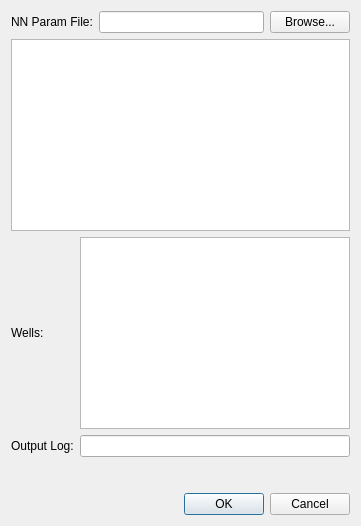
<?xml version="1.0" encoding="UTF-8"?>
<ui version="4.0">
 <class>NNLogInterpolationDialog</class>
 <widget class="QDialog" name="NNLogInterpolationDialog">
  <property name="geometry">
   <rect>
    <x>0</x>
    <y>0</y>
    <width>361</width>
    <height>526</height>
   </rect>
  </property>
  <property name="windowTitle">
   <string>Dialog</string>
  </property>
  <layout class="QVBoxLayout" name="verticalLayout">
   <item>
    <layout class="QHBoxLayout" name="horizontalLayout">
     <item>
      <widget class="QLabel" name="label_2">
       <property name="text">
        <string>NN Param File:</string>
       </property>
      </widget>
     </item>
     <item>
      <widget class="QLineEdit" name="leInputFile"/>
     </item>
     <item>
      <widget class="QPushButton" name="pbBrowse">
       <property name="text">
        <string>Browse...</string>
       </property>
      </widget>
     </item>
    </layout>
   </item>
   <item>
    <widget class="QPlainTextEdit" name="teInfo">
     <property name="readOnly">
      <bool>true</bool>
     </property>
    </widget>
   </item>
   <item>
    <layout class="QGridLayout" name="gridLayout">
     <item row="0" column="1">
      <widget class="QListWidget" name="lwWells">
       <property name="selectionMode">
        <enum>QAbstractItemView::ExtendedSelection</enum>
       </property>
      </widget>
     </item>
     <item row="1" column="1">
      <widget class="QLineEdit" name="leOutput"/>
     </item>
     <item row="0" column="0">
      <widget class="QLabel" name="label">
       <property name="text">
        <string>Wells:</string>
       </property>
      </widget>
     </item>
     <item row="1" column="0">
      <widget class="QLabel" name="label_4">
       <property name="text">
        <string>Output Log:</string>
       </property>
      </widget>
     </item>
    </layout>
   </item>
   <item>
    <spacer name="verticalSpacer">
     <property name="orientation">
      <enum>Qt::Vertical</enum>
     </property>
     <property name="sizeHint" stdset="0">
      <size>
       <width>20</width>
       <height>6</height>
      </size>
     </property>
    </spacer>
   </item>
   <item>
    <widget class="QDialogButtonBox" name="buttonBox">
     <property name="orientation">
      <enum>Qt::Horizontal</enum>
     </property>
     <property name="standardButtons">
      <set>QDialogButtonBox::Cancel|QDialogButtonBox::Ok</set>
     </property>
    </widget>
   </item>
  </layout>
 </widget>
 <resources/>
 <connections>
  <connection>
   <sender>buttonBox</sender>
   <signal>accepted()</signal>
   <receiver>NNLogInterpolationDialog</receiver>
   <slot>accept()</slot>
   <hints>
    <hint type="sourcelabel">
     <x>248</x>
     <y>254</y>
    </hint>
    <hint type="destinationlabel">
     <x>157</x>
     <y>274</y>
    </hint>
   </hints>
  </connection>
  <connection>
   <sender>buttonBox</sender>
   <signal>rejected()</signal>
   <receiver>NNLogInterpolationDialog</receiver>
   <slot>reject()</slot>
   <hints>
    <hint type="sourcelabel">
     <x>316</x>
     <y>260</y>
    </hint>
    <hint type="destinationlabel">
     <x>286</x>
     <y>274</y>
    </hint>
   </hints>
  </connection>
 </connections>
</ui>
